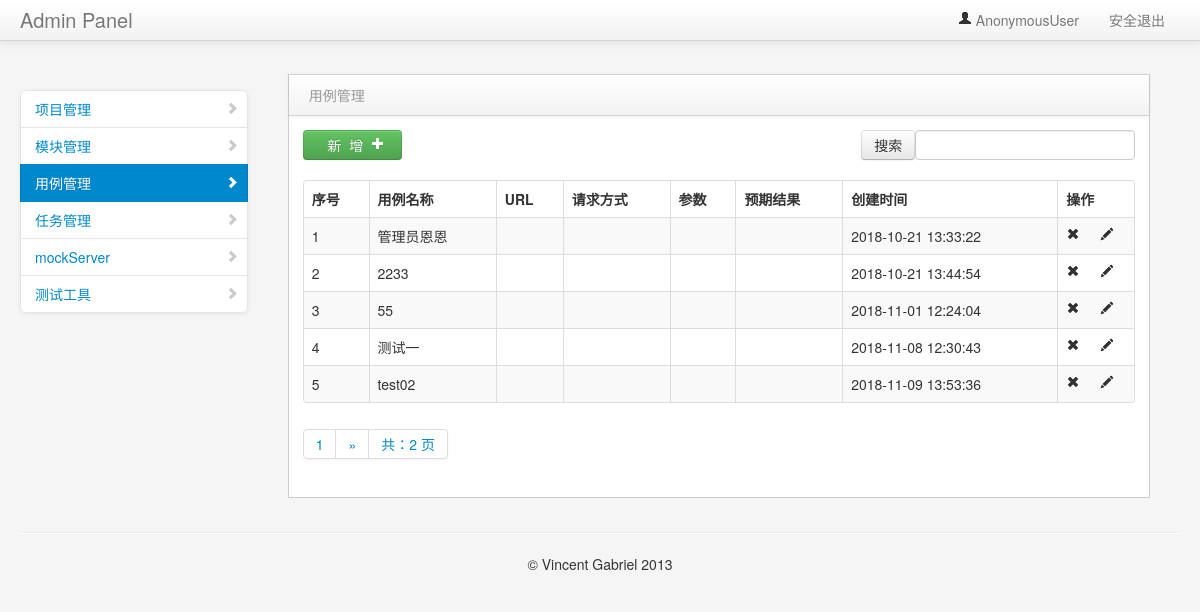
Screenshot of /manage/search_module/ with the database file from the repository.
### project_app/models.py (models this page shows, shortened)
class Model(models.Model):
    project = models.ForeignKey(Project,on_delete=models.CASCADE,verbose_name="所属项目")
    name = models.CharField("名称",max_length=100,blank=False,default="")
    describe = models.TextField("描述", default="")
    create_time = models.DateTimeField("创建时间", auto_now=True)

### project_app/views/module_views.py (the view)
# urls.py: path("search_module/", module_views.search_module),
def search_module(request):
    if request.method == "GET":
        search_module = request.GET.get("search_module", "")
        module_data = Model.objects.filter(name__icontains=search_module)
        contacts = page(request, module_data)
        return render(request, "case_manage.html", {"type": "list", "contacts": contacts, "search_module": search_module})
    else:
        return "404"

### common/page_help.py (called while the page is built)
def page(request,obj,count=5):
    paginator = Paginator(obj, count)
    page = request.GET.get("page")
    try:
        contacts = paginator.get_page(page)
    except EmptyPage:
        contacts = paginator.page(1)
    except PageNotAnInteger:
        contacts = paginator.page(paginator.num_pages)
    return contacts

### templates/case_manage.html (shortened to what this page needs)
{% extends "common/nav.html" %}
{% block context %}
<div class="span3" id="sidebar">
    <ul class="nav nav-list bs-docs-sidenav nav-collapse collapse">
        <li>
            <a href="/manage/project_manage/"><i class="icon-chevron-right"></i>项目管理</a>
        </li>
        <li>
            <a href="/manage/module_manage/"><i class="icon-chevron-right"></i>模块管理</a>
        </li>
        <li class="active">
            <a href="/interface/case_manage/"><i class="icon-chevron-right"></i>用例管理</a>
        </li>
        <li>
            <a href="interface.html"><i class="icon-chevron-right"></i>任务管理</a>
        </li>
        <li>
            <a href="interface.html"><i class="icon-chevron-right"></i>mockServer</a>
        </li>
        <li>
            <a href="interface.html"><i class="icon-chevron-right"></i>测试工具</a>
        </li>
    </ul>
</div>
<div class="span9" id="content">
    <div class="row-fluid">
{% if type == 'list'%}
     <div class="block">
        <div class="navbar navbar-inner block-header">
            <div class="muted pull-left">用例管理</div>
        </div>
        <div class="block-content collapse in">
            <div class="span12">
               <div class="table-toolbar">
                  <div class="btn-group">
                     <a><button class="btn btn-success" onclick="window.location.href='/interface/add_case/'">&nbsp&nbsp&nbsp新&nbsp&nbsp增&nbsp&nbsp<i class="icon-plus icon-white"></i>&nbsp</button></a>
                  </div>
                   <div class="btn-group pull-right">
                         <div class="dataTables_filter" id="example_filter">
                             <form method="get" action="/interface/search_case/">
                              <input class="btn" type="submit" value="搜索">
                              <label><input type="text" aria-controls="example" id="search_case" name="search_case"></label>
                             </form>
                        </div>
                    </div>
               </div>
                <table cellpadding="0" cellspacing="0" border="0" class="table table-striped table-bordered" id="example2">
                    <thead>
                        <tr>
                            <th>序号</th>
                            <th>用例名称</th>
                            <th>URL</th>
                            <th>请求方式</th>
                            <th>参数</th>
                            <th>预期结果</th>
                            <th>创建时间</th>
                            <th>操作</th>
                        </tr>
                    </thead>
                    <tbody>
                    {% for data in contacts %}
                        <tr class="gradeU">
                            <td>{{forloop.counter }}</td>
                            <td class="center">{{data.name}}</td>
                            <td>{{data.url}}</td>
                            <td>{{data.req_methed}}</td>
                            <td>{{data.req_para}}</td>
                            <td>{{data.response_assert}}</td>
                            <td class="center">{{ data.create_time | date:"Y-m-d H:i:s" }}</td>
                            <td class="center" style="width: 60px;">
                                <a onclick="del_id('{{ data.id }}')"><i class="icon-remove"></i></a>
                                <a href="/interface/edit_case/{{data.id}}"><i class="icon-pencil"></i></a>
                            </td>
                        </tr>
                    {% endfor %}
                    </tbody>
                </table>
            </div>
          <div class="pagination">
            <span class="step-links">
              <ul class="pagination">
                 <li><a href="#">{{ contacts.number }}</a></li>
                {% if contacts.has_next %}
                  {% if phone %}
                    <li><a href="?search_case={{ search_case }}&page={{ contacts.next_page_number }}">&raquo;</a></li>
                  {% else %}
                   <li><a href="?search_case={{ search_case }}&page={{ contacts.next_page_number }}">&raquo;</a></li>
                  {% endif %}
                {% endif %}
                <li><a href="#">共：{{ contacts.paginator.num_pages }} 页</a></li>
              </ul>
            </span>
          </div>
        </div>
     </div>
    </div>
</div>
 {% endif %}
{% endblock context %}

### static/assets/css/styles.css (style rules this page uses)
body { padding-top: 0; padding-bottom: 40px; background-color: #f5f5f5; }
@media (min-width: 979px) { body { padding-top: 60px; } }
#content { margin-left:0px; }
.block { border: 1px solid #ccc; background: white; margin: 1em 0em; border-top: none; }
.block-content { margin: 1em; min-height: .25em; }
.block-header { margin-bottom: 0px; border-right: none; border-left: none; -webkit-border-radius: 0px; -moz-border-radius: 0px; border-radius: 0px; }
.block-header div { padding-top: 10px; }
.bs-docs-sidenav { max-width: 228px; margin: 30px 0 0; padding: 0; background-color: #fff; -webkit-border-radius: 6px; -moz-border-radius: 6px; border-radius: 6px; -webkit-box-shadow: 0 1px 4px rgba(0,0,0,.065); -moz-box-shadow: 0 1px 4px rgba(0,0,0,.065); box-shadow: 0 1px 4px rgba(0,0,0,.065); }
.bs-docs-sidenav > li > a { display: block; width: 190px \9; margin: 0 0 -1px; padding: 8px 14px; border: 1px solid #e5e5e5; }
.bs-docs-sidenav > li:first-child > a { -webkit-border-radius: 6px 6px 0 0; -moz-border-radius: 6px 6px 0 0; border-radius: 6px 6px 0 0; }
.bs-docs-sidenav > li:last-child > a { -webkit-border-radius: 0 0 6px 6px; -moz-border-radius: 0 0 6px 6px; border-radius: 0 0 6px 6px; }
.bs-docs-sidenav > .active > a { position: relative; z-index: 2; padding: 9px 15px; border: 0; text-shadow: 0 1px 0 rgba(0,0,0,.15); -webkit-box-shadow: inset 1px 0 0 rgba(0,0,0,.1), inset -1px 0 0 rgba(0,0,0,.1); -moz-box-shadow: inset 1px 0 0 rgba(0,0,0,.1), inset -1px 0 0 rgba(0,0,0,.1); box-shadow: inset 1px 0 0 rgba(0,0,0,.1), inset -1px 0 0 rgba(0,0,0,.1); }
.bs-docs-sidenav .icon-chevron-right { float: right; margin-top: 2px; margin-right: -6px; opacity: .25; }
.bs-docs-sidenav .active .icon-chevron-right, .bs-docs-sidenav .active a:hover .icon-chevron-right { opacity: 1; }

### rows the page displays
Model: name "管理员恩恩", create_time "2018-10-21 13:33:22"
Model: name "2233", create_time "2018-10-21 13:44:54"
Model: name "55", create_time "2018-11-01 12:24:04"
Model: name "测试一", create_time "2018-11-08 12:30:43"
Model: name "test02", create_time "2018-11-09 13:53:36"

### other values shown
{{ user }} "AnonymousUser"
{{ contacts.number }} "1"
{{ contacts.paginator.num_pages }} "2"
